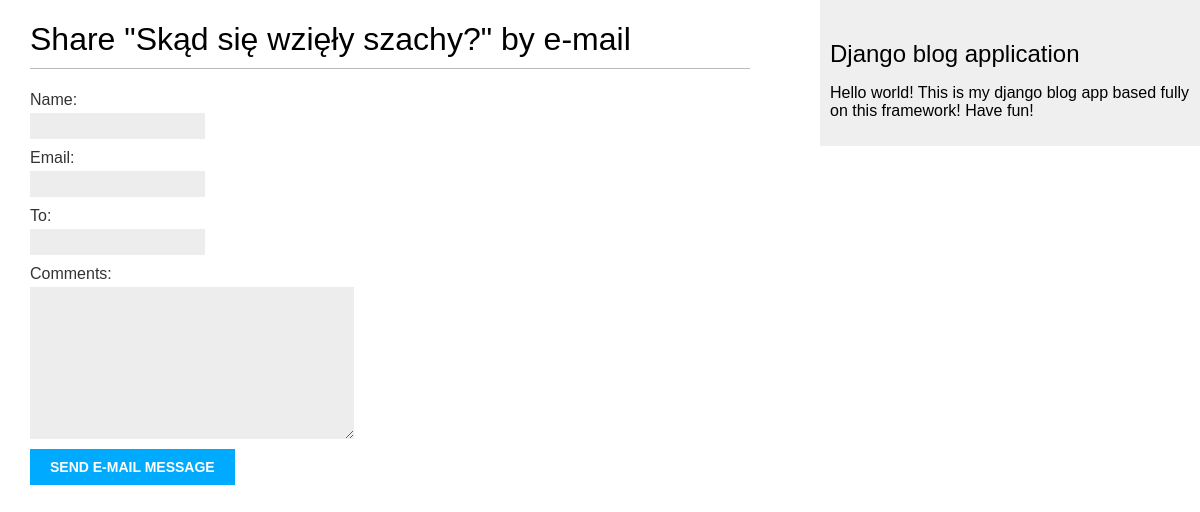
Page /blog/1/share/ on the earlier database version.
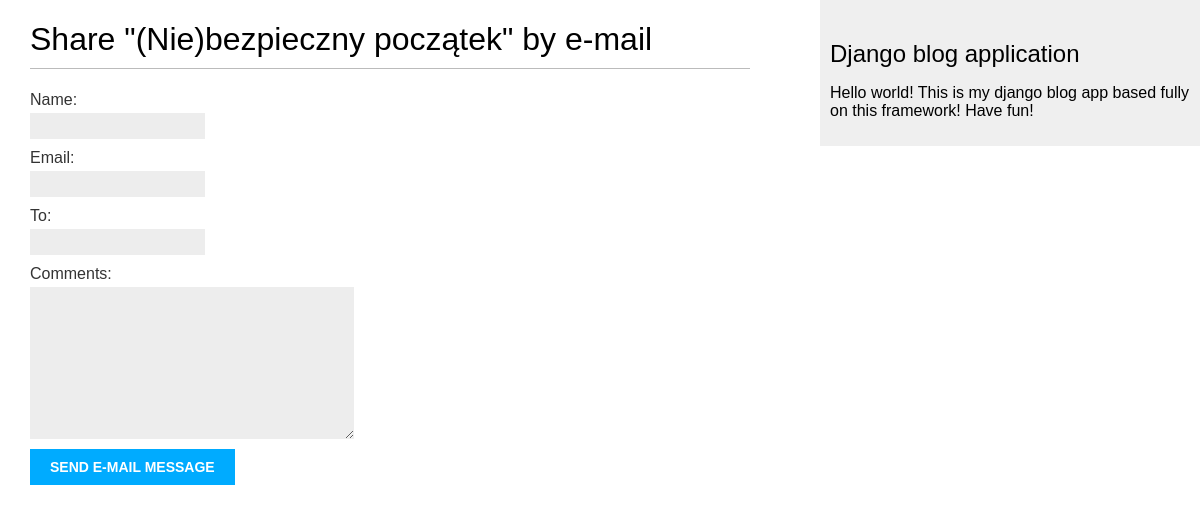
Same page on the later database version.
### blog/models.py (models this page shows, shortened)
class Post(models.Model):
    STATUS_CHOICES = (
        ('draft', 'Roboczy'),
        ('publish', 'Opublikowany'),
    )
    objects = models.Manager()  # manager domyslny
    title = models.CharField(max_length=250)
    slug = models.SlugField(max_length=250, unique_for_date='publish')
    author = models.ForeignKey(User, related_name='blog_posts', on_delete=models.CASCADE)
    body = models.TextField()
    publish = models.DateTimeField(default=timezone.now)
    published = PublishedManager()   # manager niestandardowy
    created = models.DateTimeField(auto_now_add=True)
    updated = models.DateTimeField(auto_now=True)
    status = models.CharField(max_length=10, choices=STATUS_CHOICES, default='draft')
    tags = TaggableManager()  # allows on adding, getting and deleting tags
    class Meta:
        ordering = ('-publish', )

### blog/views.py (the view)
# urls.py: url(r'^(?P<post_id>\d+)/share/$', views.post_share, name='post_share'),
def post_share(request, post_id):
    post = get_object_or_404(Post, id=post_id, status='publish')
    sent = False
    if request.method == 'POST':
        form = EmailPostForm(request.POST)
        if form.is_valid():
            cd = form.cleaned_data
            post_url = request.build_absolute_uri(post.get_absolute_url())
            subject = '{} ({}) zachęca do przeczytania "{}"'.format(cd['name'], cd['email'], post.title)
            message = 'Przeczytaj post "{}" na stronie {}\n\n Komentarz dodany przez {}: {}'.format(post.title, post_url, cd['name'], cd['comments'])
            send_mail(subject, message, 'admin@myblog.com', [cd['to']])
            sent = True
    else:
        form = EmailPostForm()
    return render(request, 'blog/post/share.html', {'post': post,
                                                    'form': form,
                                                    'sent': sent})

### blog/forms.py
class EmailPostForm(forms.Form):
    name = forms.CharField(max_length=25)
    email = forms.EmailField()
    to = forms.EmailField()
    comments = forms.CharField(required=False,widget=forms.Textarea)

### blog/templates/blog/post/share.html (shortened to what this page needs)
{% extends "blog/base.html" %}
{% block content %}
  {% if sent %}
    <h1>E-mail message has been sent.</h1>
    <p>
      "Sending post {{ post.title }}" to {{ cd.to }} finished with success.
    </p>
  {% else %}
    <h1>Share "{{ post.title }}" by e-mail</h1>
    <form action="." method="post">
      {{ form.as_p }}
      <input type="submit" value="Send e-mail message">
    </form>
  {% endif %}
{% endblock %}

Differences in the rows shown:
changed Post: title "Skąd się wzięły szachy?" → "(Nie)bezpieczny początek"
